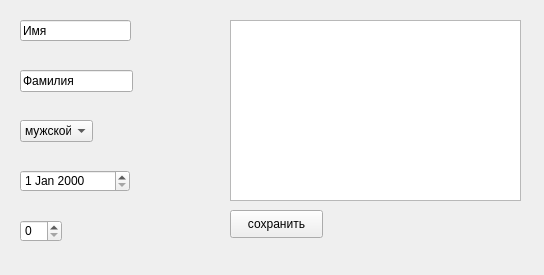
<?xml version="1.0" encoding="UTF-8"?>
<ui version="4.0">
 <class>secondwindow</class>
 <widget class="QWidget" name="secondwindow">
  <property name="geometry">
   <rect>
    <x>0</x>
    <y>0</y>
    <width>544</width>
    <height>275</height>
   </rect>
  </property>
  <property name="windowTitle">
   <string>Form</string>
  </property>
  <widget class="QLineEdit" name="name_line">
   <property name="geometry">
    <rect>
     <x>20</x>
     <y>20</y>
     <width>111</width>
     <height>21</height>
    </rect>
   </property>
   <property name="text">
    <string>Имя</string>
   </property>
  </widget>
  <widget class="QLineEdit" name="surname_line">
   <property name="geometry">
    <rect>
     <x>20</x>
     <y>70</y>
     <width>113</width>
     <height>22</height>
    </rect>
   </property>
   <property name="text">
    <string>Фамилия</string>
   </property>
  </widget>
  <widget class="QComboBox" name="gender_line">
   <property name="geometry">
    <rect>
     <x>20</x>
     <y>120</y>
     <width>73</width>
     <height>22</height>
    </rect>
   </property>
   <item>
    <property name="text">
     <string>мужской</string>
    </property>
   </item>
   <item>
    <property name="text">
     <string>женский</string>
    </property>
   </item>
  </widget>
  <widget class="QDateEdit" name="dateEdit">
   <property name="geometry">
    <rect>
     <x>20</x>
     <y>170</y>
     <width>110</width>
     <height>22</height>
    </rect>
   </property>
  </widget>
  <widget class="QSpinBox" name="age_spinbox">
   <property name="geometry">
    <rect>
     <x>20</x>
     <y>220</y>
     <width>42</width>
     <height>22</height>
    </rect>
   </property>
  </widget>
  <widget class="QTextEdit" name="diagnosis_line">
   <property name="geometry">
    <rect>
     <x>230</x>
     <y>20</y>
     <width>291</width>
     <height>181</height>
    </rect>
   </property>
   <property name="html">
    <string>&lt;!DOCTYPE HTML PUBLIC &quot;-//W3C//DTD HTML 4.0//EN&quot; &quot;http://www.w3.org/TR/REC-html40/strict.dtd&quot;&gt;
&lt;html&gt;&lt;head&gt;&lt;meta name=&quot;qrichtext&quot; content=&quot;1&quot; /&gt;&lt;style type=&quot;text/css&quot;&gt;
p, li { white-space: pre-wrap; }
&lt;/style&gt;&lt;/head&gt;&lt;body style=&quot; font-family:'MS Shell Dlg 2'; font-size:7.8pt; font-weight:400; font-style:normal;&quot;&gt;
&lt;p style=&quot;-qt-paragraph-type:empty; margin-top:0px; margin-bottom:0px; margin-left:0px; margin-right:0px; -qt-block-indent:0; text-indent:0px;&quot;&gt;&lt;br /&gt;&lt;/p&gt;&lt;/body&gt;&lt;/html&gt;</string>
   </property>
  </widget>
  <widget class="QPushButton" name="add_button">
   <property name="geometry">
    <rect>
     <x>230</x>
     <y>210</y>
     <width>93</width>
     <height>28</height>
    </rect>
   </property>
   <property name="text">
    <string>сохранить</string>
   </property>
  </widget>
 </widget>
 <resources/>
 <connections/>
</ui>
